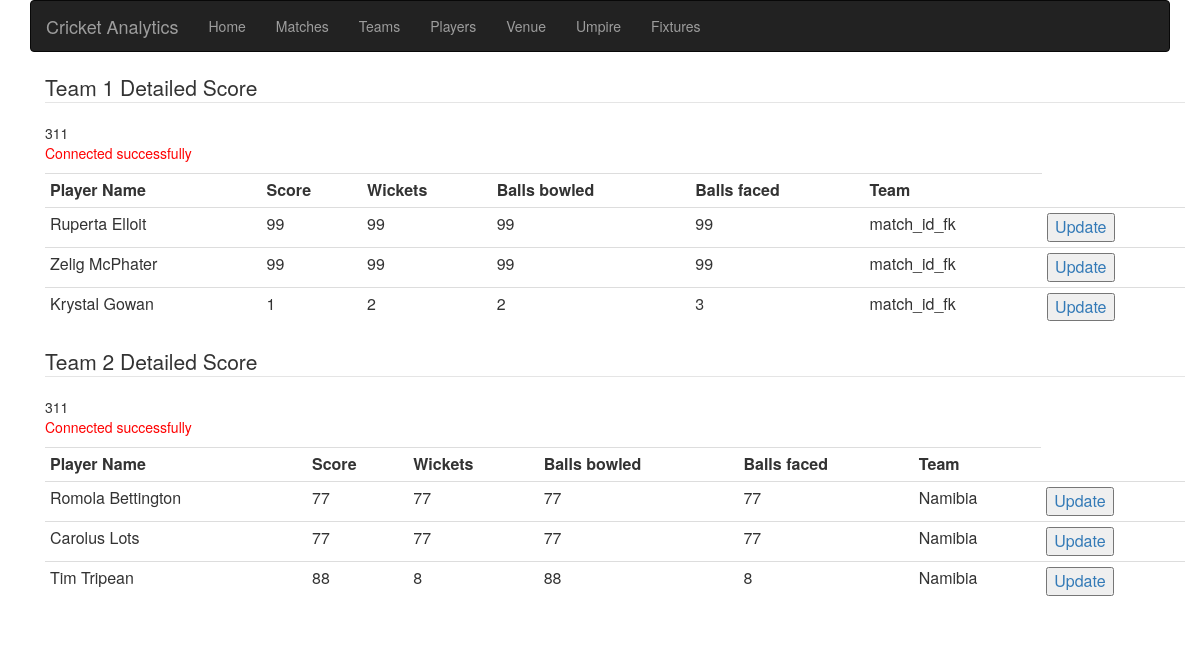
Page /PhpScripts/ViewMatchDetailsByMatch.php?match_id=1&t1_id=1&t2_id=3 on the committed database.
### tables this page shows
CREATE TABLE match_details
(
  match_detail_id INT NOT NULL AUTO_INCREMENT,
  match_id_fk INT NOT NULL,
  player_id_fk INT NOT NULL,
  player_score INT NOT NULL,
  player_wickets INT NOT NULL,
  player_balls_bowled INT NOT NULL,
  player_balls_faced INT NOT NULL,
  team_id_fk INT NOT NULL,
  PRIMARY KEY (match_detail_id),
  FOREIGN KEY (match_id_fk) REFERENCES match_master(match_id),
  FOREIGN KEY (player_id_fk) REFERENCES player_master(player_id),
  FOREIGN KEY (team_id_fk) REFERENCES team_master(team_id)
);

CREATE TABLE player_master
(
  player_id INT NOT NULL AUTO_INCREMENT,
  player_name VARCHAR(100) NOT NULL UNIQUE,
  Player_dob DATE NOT NULL,
  team_id_fk INT NOT NULL,
  player_nationality VARCHAR(100) NOT NULL,
  PRIMARY KEY (player_id),
  FOREIGN KEY (team_id_fk) REFERENCES team_master(team_id)
);

CREATE TABLE team_master
(
  team_id INT NOT NULL AUTO_INCREMENT,
  team_name VARCHAR(100) NOT NULL UNIQUE,
  team_mascot VARCHAR(100) NOT NULL,
  team_desc VARCHAR(1000) NOT NULL,
  team_ranking int DEFAULT NULL,
  PRIMARY KEY (team_id)
);

### PhpScripts/ViewMatchDetailsByMatch.php (the view, shortened to what this page needs)
<html>
<head>
    <link rel="stylesheet" href="https://maxcdn.bootstrapcdn.com/bootstrap/3.3.7/css/bootstrap.min.css">
</head>
<body>
    <link rel="stylesheet" href="https://maxcdn.bootstrapcdn.com/bootstrap/3.3.7/css/bootstrap.min.css">
<div>
    <?php include 'navBar.php'; ?>
    <div class="container">
        <div class="container">
            <legend>Team 1 Detailed Score</legend>
            <table class="table table-condensed">
                <?php
                $servername = "localhost";
                $username = "root";
                $password = "mysql";
                $database = "cricket_analytics";
                $match_id = $_GET['match_id'];
                $t1_id = $_GET['t1_id'];
                $conn = new mysqli($servername, $username, $password, $database);
                echo "<p><font color=\"red\">Connected successfully</font></p>";
                $sql = "call get_matchDetailsbyID_teamId($match_id,$t1_id)";
                $result = $conn->query($sql);
                if ($result) {
                    echo "<td><b>Player Name</b></td>";
                    echo "<td><b>Score</b></td>";
                    echo "<td><b>Wickets</b></td>";
                    echo "<td><b>Balls bowled</b></td>";
                    echo "<td><b>Balls faced</b></td>";
                    echo "<td><b>Team</b></td>";
                    while ($row = $result->fetch_assoc()) {
                        echo "<tr>";
                        echo "<td>$row[player_name]</td>";
                        echo "<td>$row[player_score]</td>";
                        echo "<td>$row[player_wickets]</td>";
                        echo "<td>$row[player_balls_bowled]</td>";
                        echo "<td>$row[player_balls_faced]</td>";
                        echo "<td>match_id_fk</td>";
                        echo "<td><a href='updateMatchDetails.php?detail_id=$row[match_detail_id]
&m_id=$row[match_id_fk]
&p_id=$row[player_id_fk]
&p_name=$row[player_name]
&score=$row[player_score]
&wicket=$row[player_wickets]
&bowled=$row[player_balls_bowled]
&faced=$row[player_balls_faced]
&t_id=$row[team_id]
'>
<button>Update</button></a></td>";
                        echo "</tr>";
                    }
                };
                ?>
            </table>
        </div>
        <div class="container">
            <legend>Team 2 Detailed Score</legend>
            <table class="table table-condensed">
                <?php
                $servername = "localhost";
                $username = "root";
                $password = "mysql";
                $database = "cricket_analytics";
                $match_id = $_GET['match_id'];
                $t2_id = $_GET['t2_id'];
                $conn = new mysqli($servername, $username, $password, $database);
                echo "<p><font color=\"red\">Connected successfully</font></p>";
                $sql = "call get_matchDetailsbyID_teamId($match_id,$t2_id)";
                $result = $conn->query($sql);
                if ($result) {
                    echo "<td><b>Player Name</b></td>";
                    echo "<td><b>Score</b></td>";
                    echo "<td><b>Wickets</b></td>";
                    echo "<td><b>Balls bowled</b></td>";
                    echo "<td><b>Balls faced</b></td>";
                    echo "<td><b>Team</b></td>";
                    while ($row = $result->fetch_assoc()) {
                        echo "<tr>";
                        echo "<td>$row[player_name]</td>";
                        echo "<td>$row[player_score]</td>";
                        echo "<td>$row[player_wickets]</td>";
                        echo "<td>$row[player_balls_bowled]</td>";
                        echo "<td>$row[player_balls_faced]</td>";
                        echo "<td>$row[team_name]</td>";
                        echo "<td><a href='updateMatchDetails.php?detail_id=$row[match_detail_id]
&m_id=$row[match_id_fk]
&p_id=$row[player_id_fk]
&p_name=$row[player_name]
&score=$row[player_score]
&wicket=$row[player_wickets]
&bowled=$row[player_balls_bowled]
&faced=$row[player_balls_faced]
&t_id=$row[team_id]
'>
<button>Update</button></a></td>";
                        echo "</tr>";
                    }
                };
                ?>
            </table>
        </div>
    </div>
</div>
</body>
</html>

### rows in the picture
match_details: player_id_fk.player_name "Ruperta Elloit", player_score "99", player_wickets "99", player_balls_bowled "99", player_balls_faced "99"
match_details: player_id_fk.player_name "Zelig McPhater", player_score "99", player_wickets "99", player_balls_bowled "99", player_balls_faced "99"
match_details: player_id_fk.player_name "Krystal Gowan", player_score "1", player_wickets "2", player_balls_bowled "2", player_balls_faced "3"
match_details: player_id_fk.player_name "Romola Bettington", player_score "77", player_wickets "77", player_balls_bowled "77", player_balls_faced "77", team_id_fk.team_name "Namibia"
match_details: player_id_fk.player_name "Carolus Lots", player_score "77", player_wickets "77", player_balls_bowled "77", player_balls_faced "77", team_id_fk.team_name "Namibia"
match_details: player_id_fk.player_name "Tim Tripean", player_score "88", player_wickets "8", player_balls_bowled "88", player_balls_faced "8", team_id_fk.team_name "Namibia"
